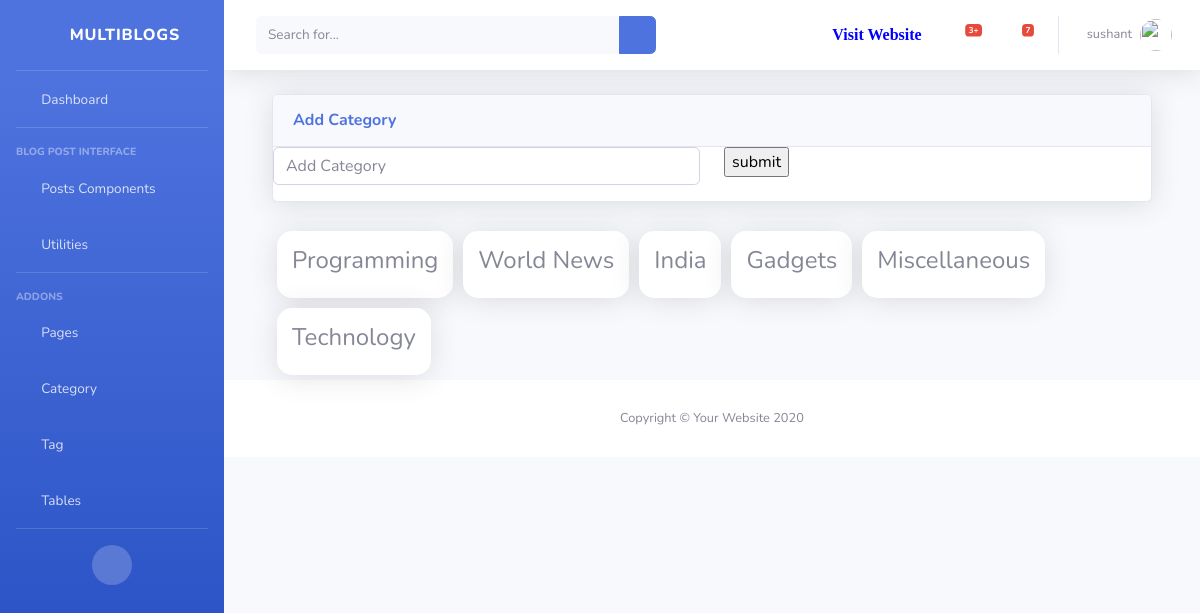
/dashboard/category/ (signed in), run on the app's committed database.
### dashboard/models.py (models this page shows, shortened)
class Author(models.Model):
    author = models.OneToOneField(User, on_delete= models.CASCADE)
    email = models.EmailField(unique=True, blank=True, null=True)
    first_name = models.CharField(max_length=100, null=True, blank=True, verbose_name='First Name')
    last_name = models.CharField(max_length=100, null=True, blank=True,verbose_name='Last Name')
    designation = models.CharField(max_length=10, null=True)
    author_image = models.ImageField(upload_to='author/',verbose_name='Author Profile Image',blank=True, null=True)
    auth_status = models.CharField(max_length=100, null=True)
    class Meta:
        verbose_name_plural = 'Author'

### blogapp/models.py (models this page shows)
class Catagory(models.Model):
    name = models.CharField(max_length=200, null=True)
    slug = models.SlugField(null=True)
    image = models.CharField(max_length=300, null=True, blank=True )
    description = models.CharField(max_length=500, null=True,blank=True, verbose_name='Description')
    class Meta:
        verbose_name_plural = 'Catagory'
    def __str__(self):
        return str(self.name)

### dashboard/views.py (the view)
# urls.py: path('category/', views.CatagoryFunction.as_view(), name='category'),
class CatagoryFunction(View):
    @method_decorator(login_required(login_url='login'))
    def dispatch(self,request,*args,**kwargs):
        return super().dispatch(request,*args,**kwargs)
    def get(self, request,*args,**kwargs):
        catagory_obj = Catagory.objects.all().order_by('-id')
        context ={
            'catagory':catagory_obj
        }
        return render(request,'dashboard/catagory/catagory.html', context)

### blogapp/context_processors.py (called while the page is built)
def globalVariable(request):
    category = Catagory.objects.all()
    category_count = category.count()
    context = {
        'category':category,
        'cat_count':category_count
        }
    return context

### templates/dashboard/catagory/catagory.html (shortened to what this page needs)
{% extends 'dashboard/base/base.html' %}
{% block body %}
<div class="container-fluid">
    <div class="card shadow mb-4">
        <div class="card-header py-3">
            <h6 class="m-0 font-weight-bold text-primary">Add Category</h6>
        </div>
    <form action="{% url 'add_category' %}" method="POST">
        <div class="row">
            <div class="col">
                <div class="form-group">
                <input type="text" class="form-control" placeholder="Add Category" name="catagory">
                </div>
            </div>
            <div class="col">
                <input type="submit" value="submit">
            </div>
        </div>
    </form>
</div>
    <div class="category_wrap">
        {% for cat in catagory %}
        <div class="category">
            <h4>{{cat}}</h4>
        </div>
        {% endfor %}
    </div>
</div>
{% endblock %}

### templates/dashboard/base/base.html (shortened to what this page needs)
<!DOCTYPE html>
<html lang="en">
    {% load static %}
    {% load humanize %}
<head>
    {% load static %}
    <link href="{% static  'vendor/fontawesome-free/css/all.min.css' %}" rel="stylesheet" type="text/css">
    <link href="{% static 'css/sb-admin-2.min.css' %}" rel="stylesheet">
</head>
<body id="page-top">
    <div id="wrapper">
        <ul class="navbar-nav bg-gradient-primary sidebar sidebar-dark accordion" id="accordionSidebar">
            <a class="sidebar-brand d-flex align-items-center justify-content-center" href="index.html">
                <div class="sidebar-brand-icon rotate-n-15">
                    <i class="fas fa-laugh-wink"></i>
                </div>
                <div class="sidebar-brand-text mx-3">MultiBlogs</div>
            </a>
            <hr class="sidebar-divider my-0">
            {%  url 'dashboard' as url %}
            <li class="nav-item {% if request.path == url %} active {% endif %}">
                <a class="nav-link" href="{{ url }}">
                    <i class="fas fa-fw fa-tachometer-alt"></i>
                    <span>Dashboard</span></a>
            </li>
            <hr class="sidebar-divider">
            <div class="sidebar-heading">
                Blog Post Interface
            </div>
            <li class="nav-item">
                <a class="nav-link collapsed" href="#" data-toggle="collapse" data-target="#collapseTwo"
                    aria-expanded="true" aria-controls="collapseTwo">
                    <i class="fas fa-fw fa-cog"></i>
                    <span> Posts Components</span>
                </a>
            </li>
            <li class="nav-item">
                <a class="nav-link collapsed" href="#" data-toggle="collapse" data-target="#collapseUtilities"
                    aria-expanded="true" aria-controls="collapseUtilities">
                    <i class="fas fa-fw fa-wrench"></i>
                    <span>Utilities</span>
                </a>
            </li>
            <hr class="sidebar-divider">
            <div class="sidebar-heading">
                Addons
            </div>
            <li class="nav-item">
                <a class="nav-link collapsed" href="#" data-toggle="collapse" data-target="#collapsePages"
                    aria-expanded="true" aria-controls="collapsePages">
                    <i class="fas fa-fw fa-folder"></i>
                    <span>Pages</span>
                </a>
            </li>
            <li class="nav-item">
                <a class="nav-link" href="{% url 'category' %}">
                    <i class="fas fa-fw fa-chart-area"></i>
                    <span>Category</span></a>
            </li>
            <li class="nav-item">
                <a class="nav-link" href="{% url 'tag' %}">
                    <i class="fas fa-fw fa-chart-area"></i>
                    <span>Tag</span></a>
            </li>
            <li class="nav-item">
                <a class="nav-link" href="tables.html">
                    <i class="fas fa-fw fa-table"></i>
                    <span>Tables</span></a>
            </li>
            <hr class="sidebar-divider d-none d-md-block">
            <div class="text-center d-none d-md-inline">
                <button class="rounded-circle border-0" id="sidebarToggle"></button>
            </div>
        </ul>
        <div id="content-wrapper" class="d-flex flex-column">
            <div id="content">
                <nav class="navbar navbar-expand navbar-light bg-white topbar mb-4 static-top shadow">
                    <form
                        class="d-none d-sm-inline-block form-inline mr-auto ml-md-3 my-2 my-md-0 mw-100 navbar-search">
                        <div class="input-group">
                            <input type="text" class="form-control bg-light border-0 small" placeholder="Search for..."
                                aria-label="Search" aria-describedby="basic-addon2">
                            <div class="input-group-append">
                                <button class="btn btn-primary" type="button">
                                    <i class="fas fa-search fa-sm"></i>
                                </button>
                            </div>
                        </div>
                    </form>
                    <ul class="navbar-nav ml-auto">
                        <li class="nav-item mx-1"> <a class="nav-link" style="color:blue" href="{% url 'home' %}" target="_blank"> <i class="fa fa-link"> Visit Website</i> </a></li>
                        <li class="nav-item dropdown no-arrow mx-1">
                            <a class="nav-link dropdown-toggle" href="#" id="alertsDropdown" role="button"
                                data-toggle="dropdown" aria-haspopup="true" aria-expanded="false">
                                <i class="fas fa-bell fa-fw"></i>
                                <span class="badge badge-danger badge-counter">3+</span>
                            </a>
                        </li>
                        <li class="nav-item dropdown no-arrow mx-1">
                            <a class="nav-link dropdown-toggle" href="#" id="messagesDropdown" role="button"
                                data-toggle="dropdown" aria-haspopup="true" aria-expanded="false">
                                <i class="fas fa-envelope fa-fw"></i>
                                <span class="badge badge-danger badge-counter">7</span>
                            </a>
                        </li>
                        <li class="nav-item dropdown no-arrow">
                            <a class="nav-link dropdown-toggle" href="#" id="userDropdown" role="button"
                                data-toggle="dropdown" aria-haspopup="true" aria-expanded="false">
                                <span class="mr-2 d-none d-lg-inline text-gray-600 small">{{ user.author.author.username }}</span>
                                {% if user.author.author_image %}
                                <img class="img-profile rounded-circle"
                                    src="{{ user.author.author_image.url }}">
                                {% else %}
                                <img class="img-profile rounded-circle" src="https://www.pngarts.com/files/11/Avatar-PNG-Transparent-Image.png" alt="">
                                {% endif %}
                            </a>
                        </li>
                    </ul>
                </nav>
                <div class="container-fluid">
                {% block body %}{% endblock %}
            </div>
            <footer class="sticky-footer bg-white" style="bottom: 0;">
                <div class="container my-auto">
                    <div class="copyright text-center my-auto">
                        <span>Copyright &copy; Your Website 2020</span>
                    </div>
                </div>
            </footer>
        </div>
    </div>
</body>
</html>

### data on the page
Catagory: name "Programming"
Catagory: name "World News"
Catagory: name "India"
Catagory: name "Gadgets"
Catagory: name "Miscellaneous"
Catagory: name "Technology"

### other printed values
{{ user.author.author.username }} "sushant"
